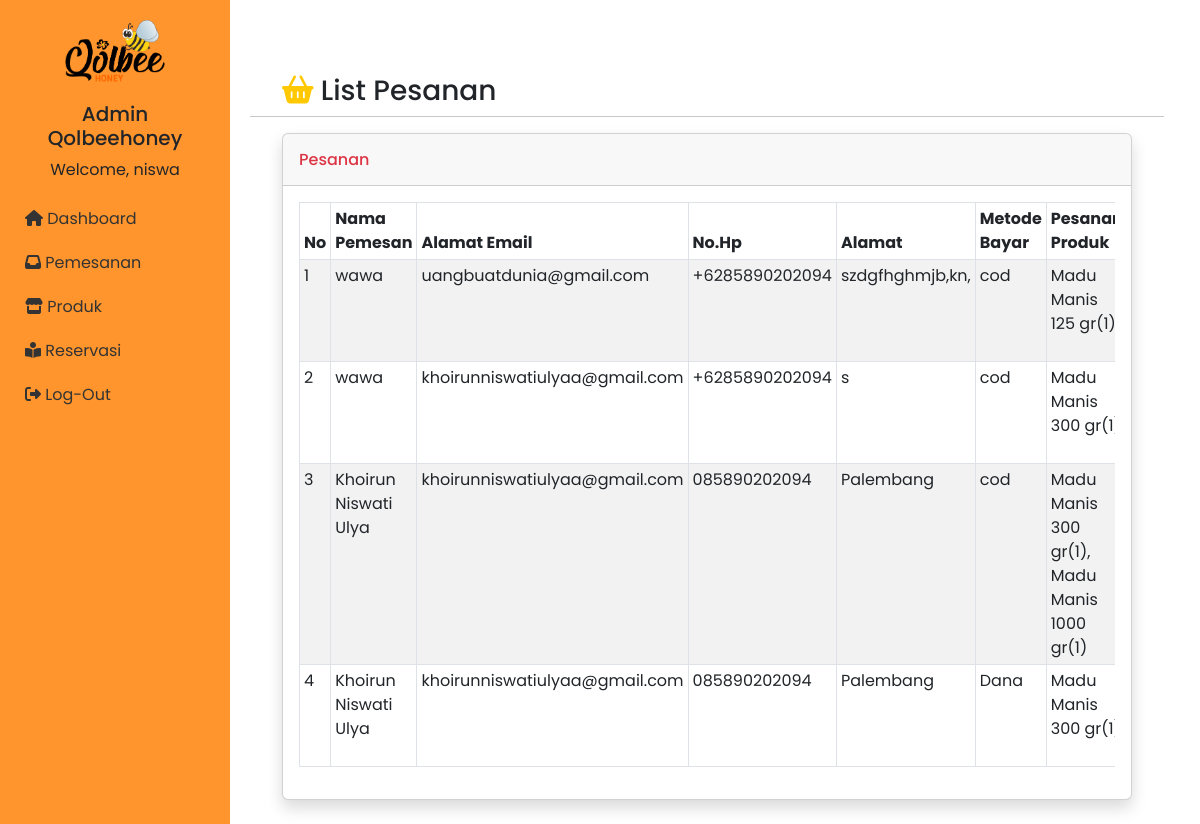
The app's page /orderindex.php with its own data.
### tables this page shows
CREATE TABLE `orders` (
  `id` int(11) NOT NULL,
  `name` varchar(100) NOT NULL,
  `email` varchar(100) NOT NULL,
  `phone` varchar(20) NOT NULL,
  `address` varchar(255) NOT NULL,
  `pmode` varchar(50) NOT NULL,
  `products` varchar(255) NOT NULL,
  `amount_paid` varchar(100) NOT NULL,
  `status` enum('selesai','ditolak') DEFAULT NULL
);

### orderindex.php (the view, shortened to what this page needs)
<!DOCTYPE html>
<html lang="en">
<head>
       <link rel="stylesheet" type="text/css" href="https://cdn.jsdelivr.net/npm/bootstrap@5.3.0-alpha3/dist/css/bootstrap.min.css">
    <link
      rel="stylesheet"
      href="https://cdnjs.cloudflare.com/ajax/libs/font-awesome/6.3.0/css/all.min.css"
    />
    <link rel="stylesheet" href="https://cdn.jsdelivr.net/npm/feather-icons/dist/feather.min.css">
    <link rel="stylesheet" href="css/adm.css"
</head>
<body>
    <div class="sidebar">
        <div class="logo">
             <a href="index.php"><img src="images/logo.png" alt="Logo"></a>
        </div>
        <div class="admin-name">
            <h5>Admin Qolbeehoney</h5>
            <?php
          include 'connect.php';
          $admin = mysqli_query($koneksi, "select * from admin");
          $a = mysqli_fetch_object($admin);
        ?>Welcome, <?php echo $a->name?></a>
        </div>
<ul class="menu">
            <li><a href="board.php"><i class="fa-sharp fa-solid fa-house "></i><span>  Dashboard</span></a></li>
            <li><a href="#"><i class="fa-solid fa-inbox"></i>    Pemesanan</a></li>
            <li><a href="produkindex.php"><i class="fa-solid fa-store"></i>    Produk</a></li>
            <li><a href="rsvpindex.php"><i class="fa-solid fa-book-open-reader"></i>    Reservasi</a></li>
            <li><a href="login.php"><i class="fa-solid fa-right-from-bracket"></i> Log-Out</a></li>
        </ul>
    </div>
    <div class="row">
      <h3><i class="fa-solid fa-basket-shopping" style="color: #ffc800;"></i> List Pesanan</h3><hr>
          <div class="col">
            <div class="card shadow mb-4">
              <div class="card-header py-3 d-flex flex-row align-items-center justify-content-between">
                <h6 class="m-0 font-weight-bold text-danger">Pesanan</h6>
              </div>
              <div class="card-body">
                <div class="table-responsive">
                  <table class="table table-bordered table-striped table-sm" id="produk" width="100%" cellspacing="0">
                    <thead>
                      <tr>
                        <th>No</th>
                        <th>Nama Pemesan</th>
                        <th>Alamat Email</th>
                        <th>No.Hp</th>
                        <th>Alamat</th>
                        <th>Metode Bayar</th>
                        <th>Pesanan Produk</th>
                      </tr>
                    </thead>
                    <tbody>
                      <?php
                      include 'connect.php';
                      $product = mysqli_query($koneksi, "select * from orders");
                      $no = 1;
                      while($row=$product->fetch_object()){
                      ?>
                        <tr>
                          <td><?php echo $no++; ?></td>
                          <td><?php echo $row->name; ?></td>
                          <td><?php echo $row->email; ?></td>
                          <td><?php echo $row->phone; ?></td>
                          <td><?php echo $row->address; ?></td>
                          <td><?php echo $row->pmode; ?></td>
                          <td><?php echo $row->products; ?></td>
                        </tr>
                      <?php } ?>
                    </tbody>
                  </table>
                </div>
              </div>
            </div>
          </div>
        </div>
</body>
</html>

### css/adm.css (style rules this page uses)
body { margin: 0; padding: 0; font-family: "Poppins", sans-serif; }
.sidebar { position: fixed; left: 0; top: 0; bottom: 0; width: 230px; background-color: #ff952c; padding: 20px; overflow-y: auto; }
.sidebar .logo { text-align: center; margin-bottom: 20px; }
.sidebar .logo img { width: 100px; height: auto; }
.sidebar .admin-name { text-align: center; margin-bottom: 20px; }
.sidebar .menu { list-style-type: none; margin: 0; padding: 0; }
.sidebar .menu li { margin-bottom: 10px; }
.sidebar .menu li a { color: #333; text-decoration: none; display: block; padding: 5px; }

### orderindex.php (style rules this page uses)
.row { --bs-gutter-x: 4rem; --bs-gutter-y: 0; display: flex; flex-wrap: wrap; margin-top: 50px; margin-right: 3%; margin-left: 250px; }

### records on screen
orders: name "wawa", email "uangbuatdunia@gmail.com", phone "+6285890202094", address "szdgfhghmjb,kn,", pmode "cod", products "Madu Manis 125 gr(1)"
orders: name "wawa", email "khoirunniswatiulyaa@gmail.com", phone "+6285890202094", address "s", pmode "cod", products "Madu Manis 300…"
orders: name "Khoirun Niswati Ulya", email "khoirunniswatiulyaa@gmail.com", phone "085890202094", address "Palembang", pmode "cod", products "Madu Manis 300 gr(1), Madu Manis 1000 gr(1)"
orders: name "Khoirun Niswati Ulya", email "khoirunniswatiulyaa@gmail.com", phone "085890202094", address "Palembang", pmode "Dana", products "Madu Manis 300…"

### other values on screen
$a->name "niswa"
